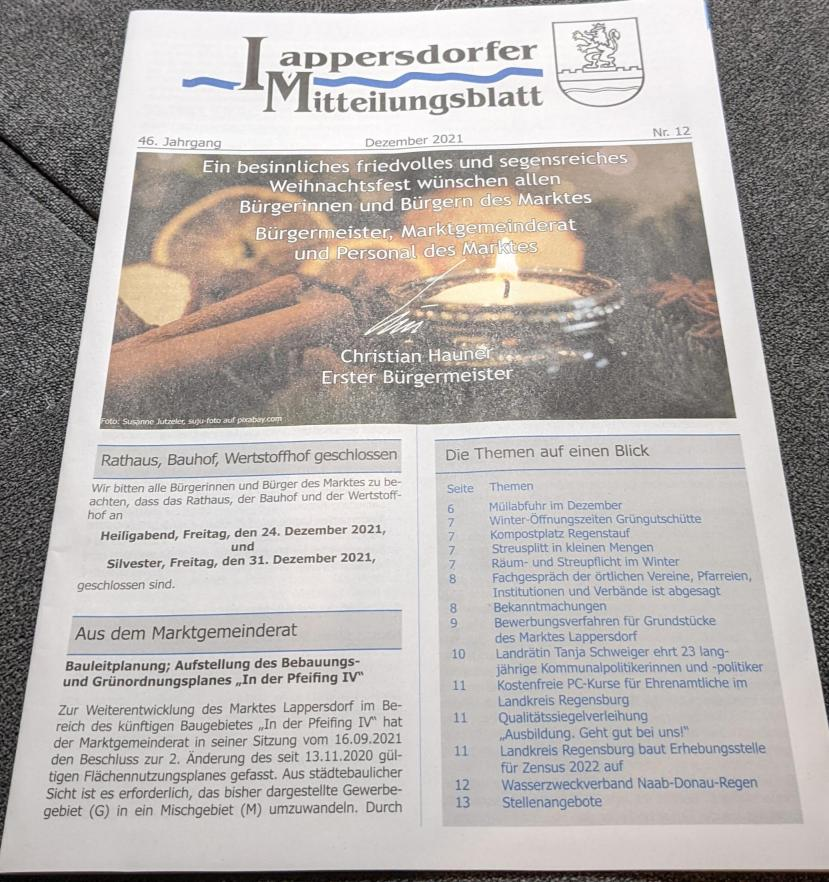
#> input picture lesson8/homework/data/document.jpg, 829 x 882 px
$ jupyter execute Homework.ipynb
#> lines starting #> are read from the running program, lines starting #| are printed output that depends on the picture; after the words box and inside, x2 and y2 are one past the last pixel; in counts of white or black regions, pixels touching at a corner belong together
# HOMEWORK 8

In this homework you are going to implement your first machine learning algorithm to automatically binarize document images. The goal of document binarization is to seprate the characters (letters) from everything else. This is the crucial part for automatic document understanding and information extraction from the . In order to do so, you will use the Otsu thresholding algorithm.

At the end of this notebook, there are a couple of questions for you to answer.

[cell 1]
import cv2
import math
import numpy as np
from matplotlib import pyplot as plt
plt.rcParams['figure.figsize'] = [15, 10]

Let's load the document image we will be working on in this homework.

[cell 2]
img = cv2.imread('data/document.jpg')
#> img is the input picture: shape (882, 829, 3); mean B, G, R 170.9, 173.4, 178.4
img = cv2.cvtColor(img, cv2.COLOR_BGR2GRAY)
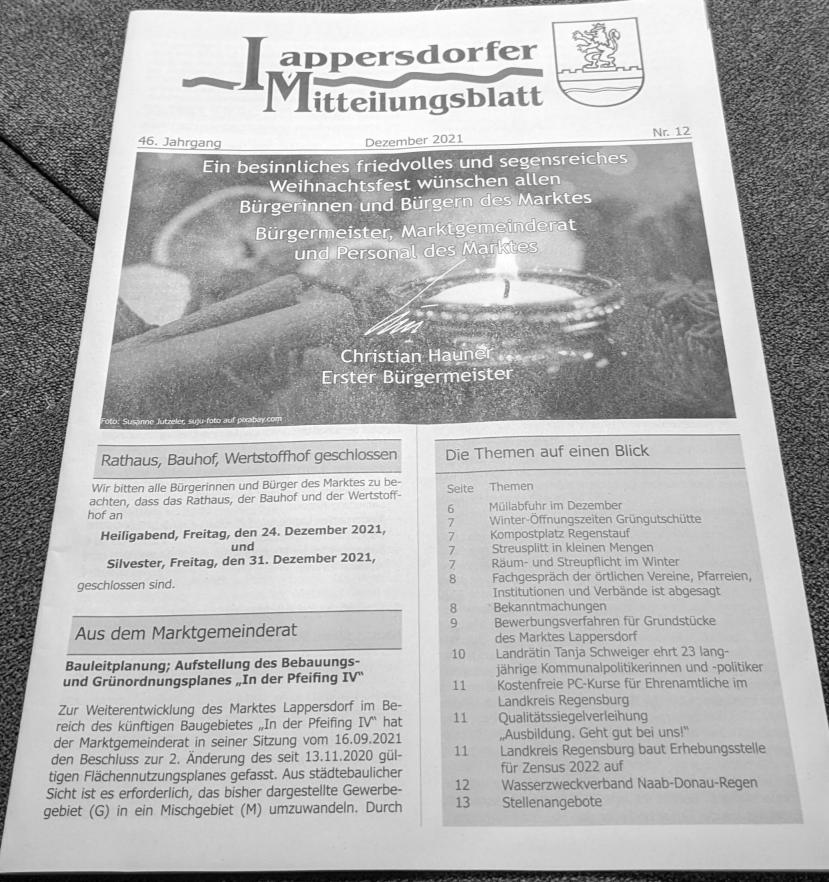
#> img: shape (882, 829); min 0, max 255, mean 174.6
plt.imshow(img, cmap='gray')

First, let's have a look at the histogram.

[cell 3]
h = np.histogram(img, 256)
plt.bar(h[1][0:-1], h[0])
plt.xlabel('Colour'), plt.ylabel('Count')
plt.grid(True)
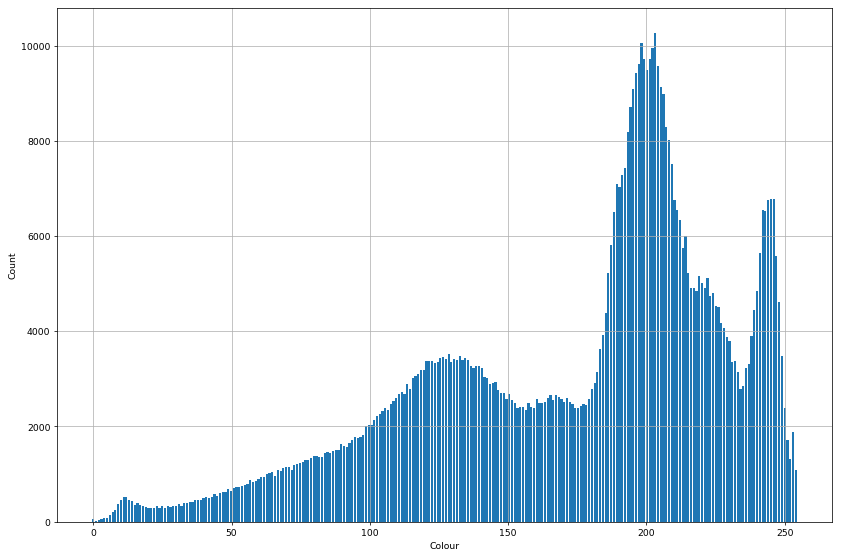
#> figure drawn by matplotlib, 1 panel; tallest bar 10273 high, from x = 202.8 to 203.6

### Otsu Thresholding

Let's now implement the Otsu thresholding algorithm. Remember that the algorithm consists of an optimization process that finds the thresholds that minimizes the intra-class variance or, equivalently, maximizes the inter-class variance.

In this homework, you are going to demonstrate the working principle of the Otsu algorithm. Therefore, you won't have to worry about an efficient implementation, we are going to use the brute force approach here.

[cell 4]
# Get image dimensions
rows, cols = img.shape
#> rows = 882; cols = 829
# Compute the total amount of image pixels
num_pixels = rows * cols
#> num_pixels = 731178

# Initializations
best_wcv = 1e6  # Best within-class variance (wcv)
opt_th = None   # Threshold corresponding to the best wcv

# Brute force search using all possible thresholds (levels of gray)
for th in range(0, 256):
    # Extract the image pixels corresponding to the background
    foreground = img[img > th]
    # Extract the image pixels corresponding to the background
    background = img[img <= th]

    # If foreground or background are empty, continue
    if len(foreground) == 0 or len(background) == 0:
        continue

    # Compute class-weights (omega parameters) for foreground and background
    omega_f = len(foreground) / num_pixels
    omega_b = len(background) / num_pixels

    # Compute pixel variance for foreground and background
    # Hint: Check out the var function from numpy ;-)
    # https://numpy.org/doc/stable/reference/generated/numpy.var.html
    sigma2_f = np.var(foreground)
    sigma2_b = np.var(background)

    # Compute the within-class variance
    wcv = omega_f * sigma2_f + omega_b * sigma2_b

    # Perform the optimization
    if wcv < best_wcv:
        best_wcv = wcv
        opt_th = th
#> this loop made 256 passes
#> (omega_f, omega_b, sigma2_f, sigma2_b, wcv, best_wcv) on passes 1 to 12: (1, 8.34e-05, 2968.7, 0, 2968.4, 2968.4), (1, 0.000114, 2967.9, 0.195, 2967.5, 2967.5), (1, 0.00017, 2966.4, 0.797, 2965.9, 2965.9), (1, 0.000242, 2964.4, 1.54, 2963.7, 2963.7), (1, 0.000339, 2961.9, 2.39, 2960.9, 2960.9), (1, 0.000458, 2958.8, 3.27, 2957.5, 2957.5), (0.999, 0.000662, 2953.6, 4.27, 2951.7, 2951.7), (0.999, 0.000938, 2946.6, 5.04, 2943.9, 2943.9), (0.999, 0.00128, 2938.2, 5.7, 2934.4, 2934.4), (0.998, 0.00178, 2925.8, 6.37, 2920.6, 2920.6), (0.998, 0.00239, 2910.9, 6.95, 2903.9, 2903.9), (0.997, 0.0031, 2893.9, 7.56, 2885, 2885)
#> after the loop, best_wcv = 770.7; opt_th = 159

# Print out the optimal threshold found by Otsu algorithm
print('Optimal threshold', opt_th)
#| Optimal threshold 159

Finally, let's compare the original image and its thresholded representation.

[cell 5]
plt.subplot(121), plt.imshow(img, cmap='gray')
plt.subplot(122), plt.imshow(img > opt_th, cmap='gray')
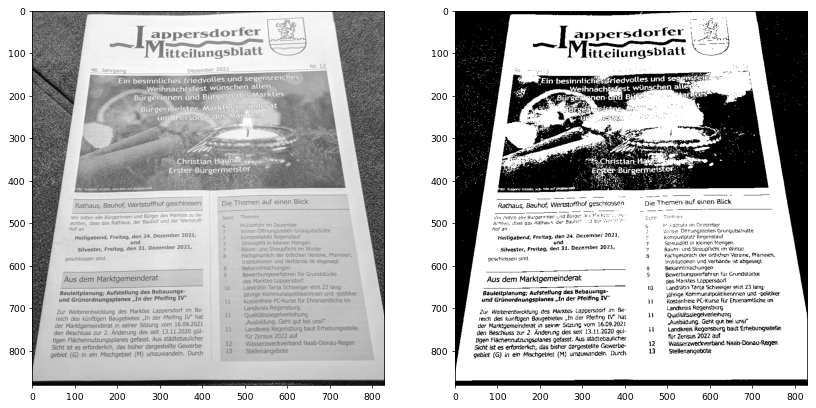
#> figure drawn by matplotlib, 2 panels

[cell 6]
# Apply Otsu's thresholding
# The second return value is the threshold found by Otsu's method
#gray = cv2.cvtColor(img, cv2.COLOR_BGR2GRAY)
otsu_th, binarized_img = cv2.threshold(img, 0, 255, cv2.THRESH_BINARY + cv2.THRESH_OTSU)
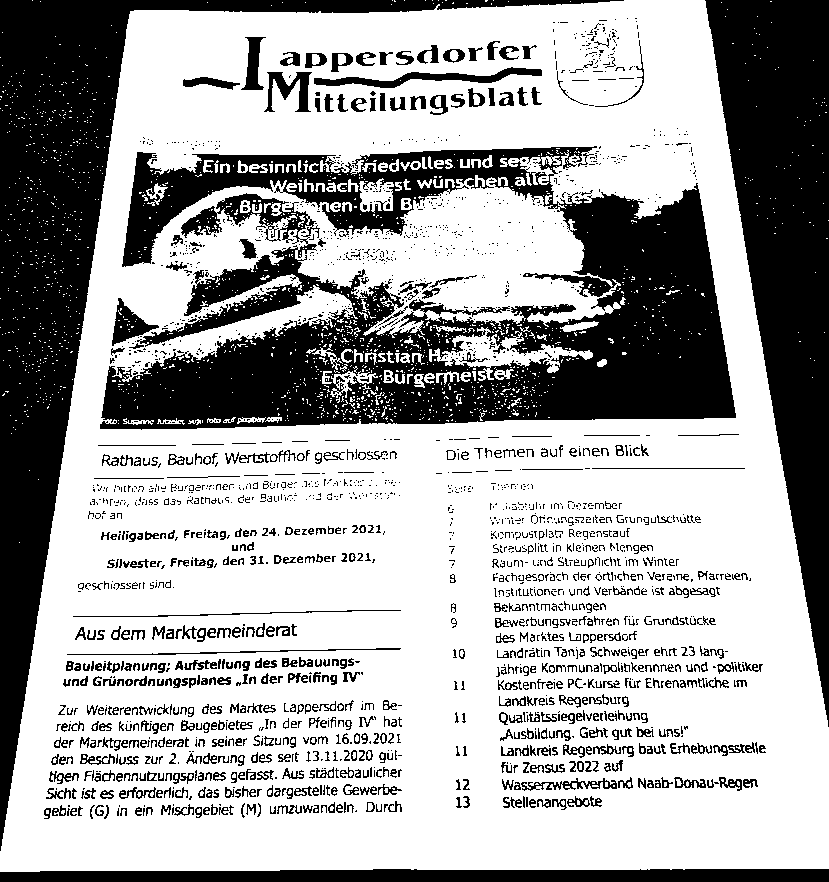
#> binarized_img: shape (882, 829); 65.4% white; 2241 black regions (1529 under 20 px), largest, box (x1, y1, x2, y2) and area: (100, 146, 736, 430) 92236, (0, 0, 624, 851) 60719, (705, 0, 829, 727) 45850
#> otsu_th = 159

# Print optimal threshold
print('Optimal threshold (Otsu):', otsu_th)
#| Optimal threshold (Otsu): 159.0

# Display binarized image
plt.imshow(binarized_img, cmap='gray')
plt.title('Binarized Image using Otsu Threshold')
plt.axis('off')
plt.show()
